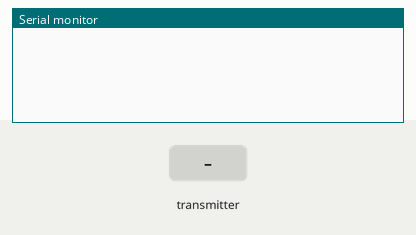
The sketch below on a simulated Arduino Uno, built with avr-gcc and run on an emulated ATmega328P. Shown: the last lines printed to the serial monitor. The test bench sets the inputs (shaded band). No radio packets arrive unless stated.

Above: at 1.2 s.
1.3 s: the transmitter starts sending got_time = 0
At 1.42 s:
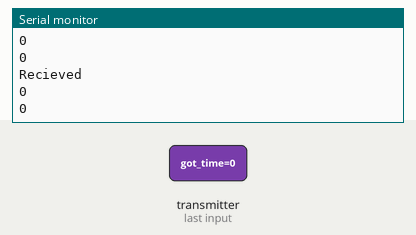
2.8 s: the transmitter starts sending got_time = 256
At 2.92 s:
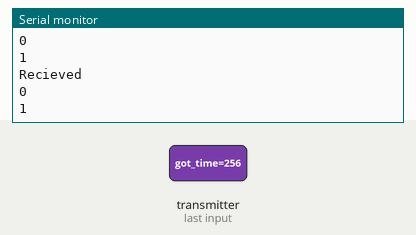

Measured:
- after the input at 1.3 s, the serial monitor: prints a new line at once (image 1)
- after the input at 2.8 s, the serial monitor: prints a new line at once (image 2)

The sketch:

GettingStarted.ino
```cpp
// (licence header left out)
/**
 * Example for Getting Started with nRF24L01+ radios.
 *
 * This is an example of how to use the RF24 class.  Write this sketch to two
 * different nodes.  Put one of the nodes into 'transmit' mode by connecting
 * with the serial monitor and sending a 'T'.  The ping node sends the current
 * time to the pong node, which responds by sending the value back.  The ping
 * node can then see how long the whole cycle took.
 */

#include <SPI.h>
#include "nRF24L01.h"
#include "RF24.h"
#include "printf.h"


typedef enum {
  WALL_UP = 1,
  WALL_DOWN = 2,
  WALL_LEFT = 4,
  WALL_RIGHT = 8,
  FINISHED = 128,
} FLAGS;

#define  WALL_UP 1;
#define  WALL_DOWN 2;
#define  WALL_LEFT 4;
#define  WALL_RIGHT 8;
#define  NO_TREASURE 0;
#define  KHZ_7 1;
#define  KHZ_9 2;
#define  KHZ_11 3;
#define  KHZ_13 4;
#define  KHZ_15 5;
#define  KHZ_17 6;
#define  FINISHED 128;

char info[2] ={0};
char testInfo[2] = {0};
bool wallUp = 0;
bool wallDown = 0;
bool wallLeft = 0;
bool wallRight = 0;
uint8_t xPos;
uint8_t yPos;
int treasure;
boolean finish = true;
//
// Hardware configuration
//

// Set up nRF24L01 radio on SPI bus plus pins 9 & 10

RF24 radio(9,10);

//
// Topology
//

// Radio pipe addresses for the 2 nodes to communicate.
const uint64_t pipes[2] = { 0x000000000CLL, 0x000000000DLL };

//
// Role management
//
// Set up role.  This sketch uses the same software for all the nodes
// in this system.  Doing so greatly simplifies testing.
//

// The various roles supported by this sketch
typedef enum { role_ping_out = 1, role_pong_back } role_e;

// The debug-friendly names of those roles
const char* role_friendly_name[] = { "invalid", "Ping out", "Pong back"};

// The role of the current running sketch
role_e role = role_pong_back;

unsigned char maze[5][5] =
{
  3, 3, 3, 3, 3,
  3, 1, 1, 1, 3,
  3, 2, 0, 1, 2,
  3, 1, 3, 1, 3,
  3, 0, 3, 1, 0,
};

unsigned char testMaze[5][5] = {0};

unsigned char newInfo[3]={0,0,0};
unsigned char rxInfo[3]={0};

void setup(void)
{
  //
  // Print preamble
  //

  Serial.begin(57600);
  printf_begin();
  printf("\n\rRF24/examples/GettingStarted/\n\r");
  printf("ROLE: %s\n\r",role_friendly_name[role]);
  printf("*** PRESS 'T' to begin transmitting to the other node\n\r");

  //
  // Setup and configure rf radio
  //

  radio.begin();

  // optionally, increase the delay between retries & # of retries
  radio.setRetries(15,15);
  radio.setAutoAck(true);
  // set the channel
  radio.setChannel(0x50);
  // set the power
  // RF24_PA_MIN=-18dBm, RF24_PA_LOW=-12dBm, RF24_PA_MED=-6dBM, and RF24_PA_HIGH=0dBm.
  radio.setPALevel(RF24_PA_HIGH);
  //RF24_250KBPS for 250kbs, RF24_1MBPS for 1Mbps, or RF24_2MBPS for 2Mbps
  radio.setDataRate(RF24_250KBPS);

  // optionally, reduce the payload size.  seems to
  // improve reliability
  //radio.setPayloadSize(8);

  //
  // Open pipes to other nodes for communication
  //

  // This simple sketch opens two pipes for these two nodes to communicate
  // back and forth.
  // Open 'our' pipe for writing
  // Open the 'other' pipe for reading, in position #1 (we can have up to 5 pipes open for reading)

  if ( role == role_ping_out )
  {
    radio.openWritingPipe(pipes[0]);
    radio.openReadingPipe(1,pipes[1]);
  }
  else
  {
    radio.openWritingPipe(pipes[1]);
    radio.openReadingPipe(1,pipes[0]);
  }

  //
  // Start listening
  //

  radio.startListening();

  //
  // Dump the configuration of the rf unit for debugging
  //

  radio.printDetails();
}

void loop(void)
{
  xPos = 2;
  yPos = 3;
  wallUp = 1;
  wallDown = 1;
  wallLeft = 0;
  wallRight = 0;
  treasure = KHZ_9;
  finish = true;
  info[1] = 0;
  info[0] = (((xPos << 4) & 0xF0) | (yPos & 0x0F));
  if ( wallUp) info[1] |= WALL_UP;
  if ( wallDown) info[1] |= WALL_DOWN;
  if ( wallLeft) info[1] |= WALL_LEFT;
  if ( wallRight) info[1] |= WALL_RIGHT;
  if (treasure) info[1] |= (treasure << 4 & 0x70);
  if (finish) info[1] |= FINISHED;

  //
  // Ping out role.  Repeatedly send the current time
  //

  if (role == role_ping_out)
  {

    int attempt = 0;
    maze[0][0] += 1;
    while ( attempt < 3 ) { //attempt to send three times
      // First, stop listening so we can talk.
    radio.stopListening();

    // Take the time, and send it.  This will block until complete
    unsigned long time = millis();
    printf("Now sending %d and %d.",info[0], info[1]);
    //bool ok = radio.write( &time, sizeof(unsigned long) );
    bool ok = radio.write( &info, sizeof(info) );

//     newInfo[0] += 1;
//     newInfo[1] += 1;


//      bool ok= radio.write( newInfo, sizeof(newInfo) );

    if (ok)
      printf("ok...");
    else
      printf("failed.\n\r");

    // Now, continue listening
    radio.startListening();

    // Wait here until we get a response, or timeout (250ms)
    unsigned long started_waiting_at = millis();
    bool timeout = false;
    while ( ! radio.available() && ! timeout )
      if (millis() - started_waiting_at > 200 )
        timeout = true;

    // Describe the results
    if ( timeout )
    {
      printf("Failed, response timed out.\n\r");
    }
    else
    {
      // Grab the response, compare, and send to debugging spew
      unsigned long got_time;
      radio.read( &got_time, sizeof(unsigned long) );

      // Spew it
      printf("Got response %lu, round-trip delay: %lu\n\r",got_time,millis()-got_time);

      delay (2000);

      break;
    }

    // Try again 0.5s later
    delay(500);

    attempt+=1; // try again.
    }
   }


  //
  // Pong back role.  Receive each packet, dump it out, and send it back
  //

  if ( role == role_pong_back )
  {
    // if there is data ready
    if ( radio.available() )
    {
      // Dump the payloads until we've gotten everything
      unsigned long got_time;
      bool done = false;
      while (!done)
      {
        // Fetch the payload, and see if this was the last one.
        //done = radio.read( &got_time, sizeof(unsigned long) );
        done = radio.read( testInfo, sizeof(testInfo) );
//        done=radio.read(rxInfo,sizeof(rxInfo));

        // Spew it
        Serial.println("Recieved");

        Serial.println(testInfo[0], BIN);
        Serial.println(testInfo[1], BIN);

        //if

        /*
        for (int i = 0; i < 5; i++) {
          for (int j = 0; j < 5; j++) {
            Serial.print(testMaze[i][j]); Serial.print(" ");
          }
          Serial.println("");
        }
        */

//        printf("X: %d, Y: %d Data:%d",rxInfo[0],rxInfo[1],rxInfo[2]);
//        Serial.println(" ");

        // Delay just a little bit to let the other unit
        // make the transition t  o receiver
        delay(20);

      }

      // First, stop listening so we can talk
      radio.stopListening();

      // Send the final one back.
      radio.write( &got_time, sizeof(unsigned long) );
      printf("Sent response.\n\r");

      // Now, resume listening so we catch the next packets.
      radio.startListening();
    }
  }

  //
  // Change roles
  //

  if ( Serial.available() )
  {
    char c = toupper(Serial.read());
    if ( c == 'T' && role == role_pong_back )
    {
      printf("*** CHANGING TO TRANSMIT ROLE -- PRESS 'R' TO SWITCH BACK\n\r");

      // Become the primary transmitter (ping out)
      role = role_ping_out;
      radio.openWritingPipe(pipes[0]);
      radio.openReadingPipe(1,pipes[1]);
    }
    else if ( c == 'R' && role == role_ping_out )
    {
      printf("*** CHANGING TO RECEIVE ROLE -- PRESS 'T' TO SWITCH BACK\n\r");

      // Become the primary receiver (pong back)
      role = role_pong_back;
      radio.openWritingPipe(pipes[1]);
      radio.openReadingPipe(1,pipes[0]);
    }
  }
}
// vim:cin:ai:sts=2 sw=2 ft=cpp
```
